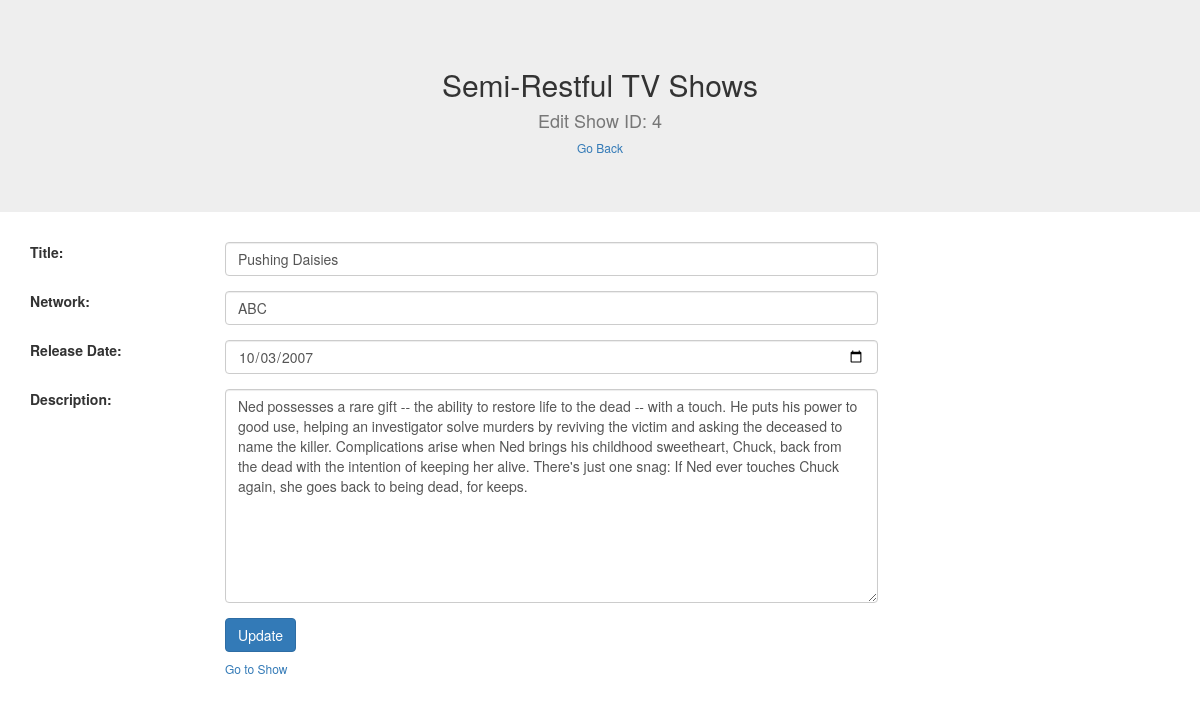
The app's page /shows/4/edit with its own data.
### semiRestfulTVShowsAPP/models.py (models this page shows)
class Show(models.Model):
    title = models.CharField(max_length=45)
    network = models.CharField(max_length=60)
    releaseDate = models.DateField()
    description = models.TextField()
    created_at = models.DateTimeField(auto_now_add=True)
    updated_at = models.DateTimeField(auto_now=True)

### semiRestfulTVShowsAPP/views.py (the view)
# urls.py: path('shows/<int:showID>/edit', views.editShow),
def editShow(request, showID):
    S = Show.objects.get(id = showID)
    context = {
        'id' : S.id,
        'title' : S.title,
        'network' : S.network,
        'releaseDate' : S.releaseDate.strftime('%Y-%m-%d'),
        'description' : S.description
    }
    return render(request, 'editShow.html', context)

### semiRestfulTVShowsAPP/templates/editShow.html (shortened to what this page needs)
<!DOCTYPE html>
<html lang="en">
<head>
    <link rel="stylesheet" href="https://maxcdn.bootstrapcdn.com/bootstrap/3.3.7/css/bootstrap.min.css">
</head>
<body>
    <header class="jumbotron jumbotron-fluid">
        <h2 class="text-center">
            Semi-Restful TV Shows
        </h2>
        <h4 class="text-center text-muted">
            Edit Show ID: {{ id }}
        </h4>
        <h6 class="text-center">
        </h6>
    </header>
    <main class="container">
        <form action="/shows/{{ id }}/update" method="post">
            <div class="row form-group">
                <div class="col-sm-2">
                    <label class="col-form-label" for="title">Title:</label>
                </div>
                <div class="col-sm-7">
                    <input type="text" name="title" class="form-control" value="{{ title }}">
                </div>
            </div>
            <div class="row form-group">
                <div class="col-sm-2">
                    <label class="col-form-label" for="network">Network:</label>
                </div>
                <div class="col-sm-7">
                    <input type="text" name="network" class="form-control" value="{{ network }}">
                </div>
            </div>
            <div class="row form-group">
                <div class="col-sm-2">
                    <label class="col-form-label" for="releaseDate">Release Date:</label>
                </div>
                <div class="col-sm-7">
                    <input type="date" name="releaseDate" class="form-control" value="{{ releaseDate }}">
                </div>
            </div>
            <div class="row form-group">
                <div class="col-sm-2">
                    <label class="col-form-label" for="description">Description:</label>
                </div>
                <div class="col-sm-7">
                    <textarea name="description" class="form-control" cols="30" rows="10">{{ description }}</textarea>
                </div>
            </div>
            <div class="row form-group">
                <div class="col-sm-2"></div>
                <div class="col-sm-2">
                    <button type="submit" class="btn btn-primary">Update</button>
                    <h6><a href="/shows/{{ id }}">Go to Show</a></h6>
                </div>
            </div>
        </form>
    </main>
</body>
</html>

### records on screen
Show: title "Pushing Daisies", network "ABC", description "Ned possesses a rare gift -- the ability to restore life to the dead -- with a touch. He puts his power to good use, helping an investigator solve murders by reviving the victim and asking the deceased to name the killer. Complications arise when Ned brings his childhood sweetheart, Chuck, back from the dead with the intention of keeping her alive. There's just one snag: If Ned ever touches Chuck again, she goes back to being dead, for keeps."

### other values on screen
{{ id }} "4"
